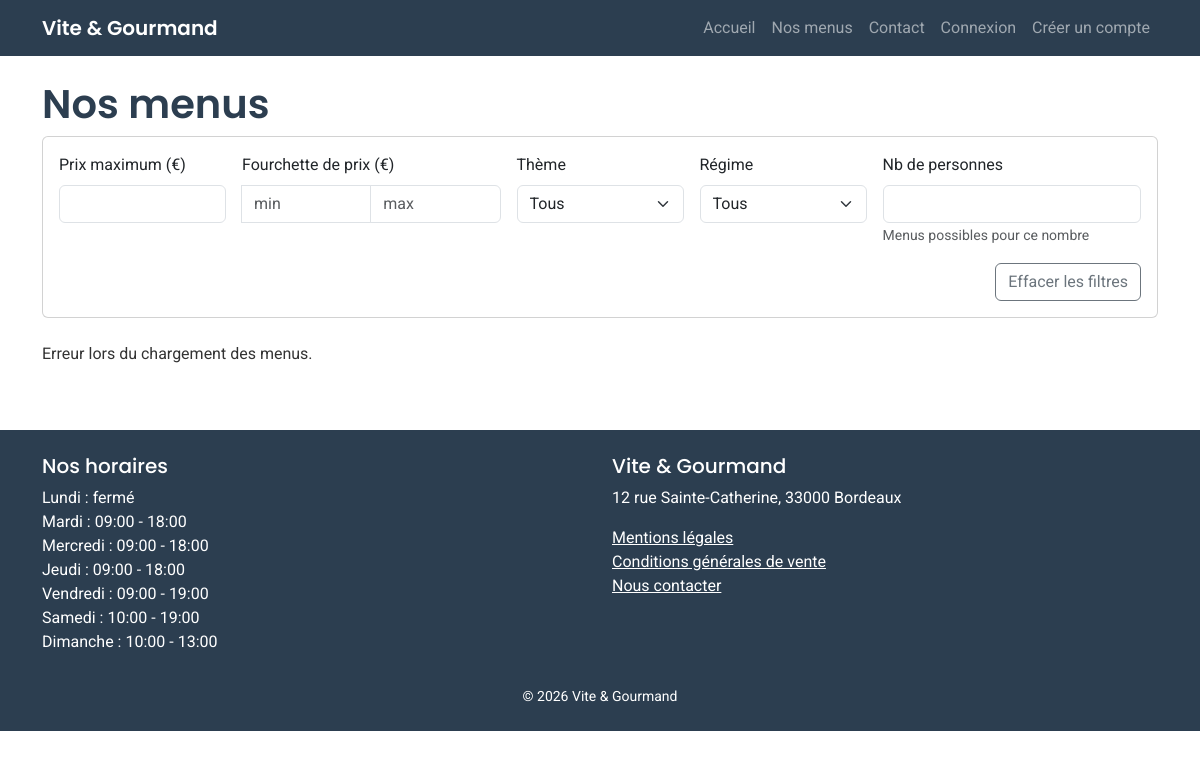
Screenshot of /menus.php with the database file from the repository.
### tables this page shows
CREATE TABLE horaire (
    id INT AUTO_INCREMENT PRIMARY KEY,
    jour VARCHAR(20) NOT NULL,
    heure_ouverture TIME NULL,
    heure_fermeture TIME NULL,
    ferme TINYINT(1) NOT NULL DEFAULT 0
);

### includes/fonctions.php (called while the page is built, shortened)
<?php
require_once __DIR__ . '/../config/bdd.php';
function e($texte)
{
    return htmlspecialchars((string)$texte, ENT_QUOTES, 'UTF-8');
}
function getHoraires()
{
    global $bdd;
    return $bdd->query('SELECT * FROM horaire ORDER BY id')->fetchAll();
}

### menus.php (the view, shortened to what this page needs)
<?php
require_once 'includes/header.php';
?>
<h1 class="text-bordeaux">Nos menus</h1>
<form id="formFiltres" class="card p-3 mb-4" aria-label="Filtrer les menus">
    <div class="row g-3">
        <div class="col-md-2">
            <label for="prix_max" class="form-label">Prix maximum (€)</label>
            <input type="number" min="0" class="form-control" id="prix_max" name="prix_max">
        </div>
        <div class="col-md-3">
            <span class="form-label d-block">Fourchette de prix (€)</span>
            <div class="input-group">
                <input type="number" min="0" class="form-control" id="fourchette_min" name="fourchette_min" placeholder="min">
                <input type="number" min="0" class="form-control" id="fourchette_max" name="fourchette_max" placeholder="max">
            </div>
        </div>
        <div class="col-md-2">
            <label for="theme" class="form-label">Thème</label>
            <select class="form-select" id="theme" name="theme">
                <option value="">Tous</option>
            </select>
        </div>
        <div class="col-md-2">
            <label for="regime" class="form-label">Régime</label>
            <select class="form-select" id="regime" name="regime">
                <option value="">Tous</option>
            </select>
        </div>
        <div class="col-md-3">
            <label for="nb_personnes" class="form-label">Nb de personnes</label>
            <input type="number" min="1" class="form-control" id="nb_personnes" name="nb_personnes"
                   aria-describedby="aideNb">
            <small id="aideNb" class="text-muted">Menus possibles pour ce nombre</small>
        </div>
        <div class="col-12 text-end">
            <button type="reset" class="btn btn-outline-secondary">Effacer les filtres</button>
        </div>
    </div>
</form>
<div id="listeMenus" class="row"></div>
<?php require_once 'includes/footer.php'; ?>

### includes/footer.php (shortened to what this page needs)
</main>
<footer class="bg-bordeaux text-white mt-5 py-4">
    <div class="container">
        <div class="row">
            <div class="col-md-6 mb-3">
                <h2 class="h5">Nos horaires</h2>
                <ul class="list-unstyled">
                    <?php foreach (getHoraires() as $h) : ?>
                        <li>
                            <?= e($h['jour']) ?> :
                            <?php if ($h['ferme']) : ?>
                                fermé
                            <?php else : ?>
                                <?= e(substr($h['heure_ouverture'] ?? '', 0, 5)) ?> - <?= e(substr($h['heure_fermeture'] ?? '', 0, 5)) ?>
                            <?php endif; ?>
                        </li>
                    <?php endforeach; ?>
                </ul>
            </div>
            <div class="col-md-6 mb-3">
                <h2 class="h5">Vite &amp; Gourmand</h2>
                <p>12 rue Sainte-Catherine, 33000 Bordeaux</p>
                <ul class="list-unstyled">
                    <li><a class="text-white" href="/mentions_legales.php">Mentions légales</a></li>
                    <li><a class="text-white" href="/cgv.php">Conditions générales de vente</a></li>
                    <li><a class="text-white" href="/contact.php">Nous contacter</a></li>
                </ul>
            </div>
        </div>
        <p class="text-center small mb-0">&copy; <?= date('Y') ?> Vite &amp; Gourmand</p>
    </div>
</footer>
</body>
</html>

### css/style.css (style rules this page uses)
body { font-family: 'Roboto', Arial, sans-serif; background-color: #ffffff; color: #333333; }
h1, h2, h3, .titre-logo { font-family: 'Poppins', Arial, sans-serif; font-weight: 600; }
.bg-bordeaux { background-color: #2c3e50; }
.text-bordeaux { color: #2c3e50; }

### rows the page displays
horaire: jour "Lundi", ferme "fermé"
horaire: jour "Mardi", heure_ouverture "09:00", heure_fermeture "18:00"
horaire: jour "Mercredi", heure_ouverture "09:00", heure_fermeture "18:00"
horaire: jour "Jeudi", heure_ouverture "09:00", heure_fermeture "18:00"
horaire: jour "Vendredi", heure_ouverture "09:00", heure_fermeture "19:00"
horaire: jour "Samedi", heure_ouverture "10:00", heure_fermeture "19:00"
horaire: jour "Dimanche", heure_ouverture "10:00", heure_fermeture "13:00"
